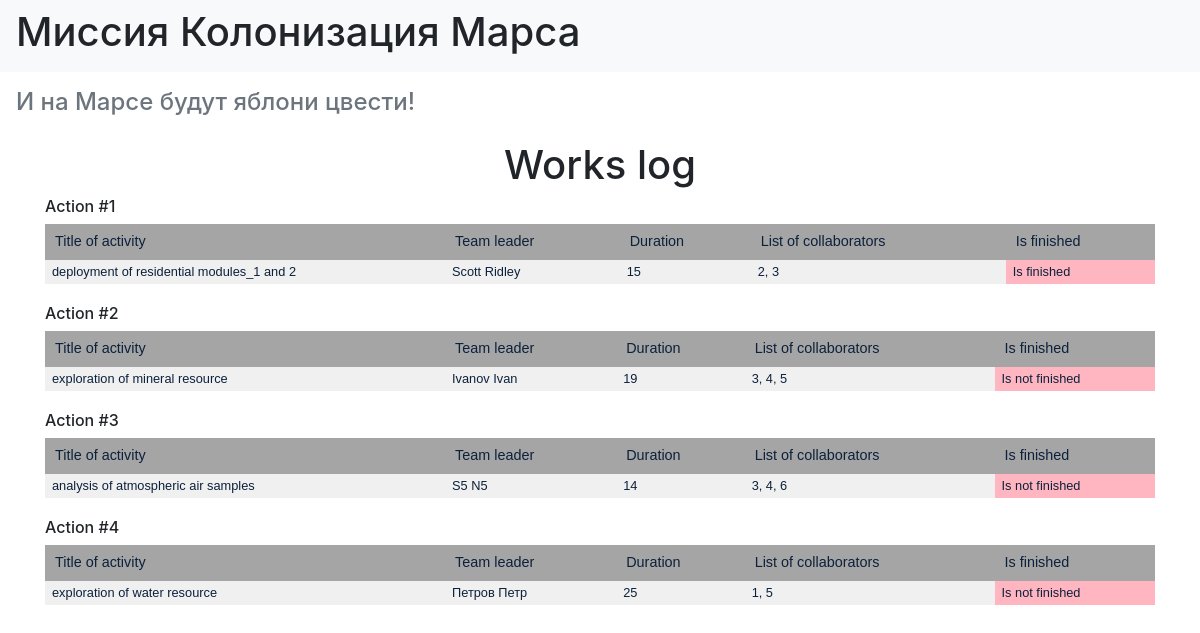
The page / on the database its author committed.
### data/jobs.py (models this page shows)
class Jobs(SqlAlchemyBase):
    __tablename__ = 'jobs'
    id = sqlalchemy.Column(sqlalchemy.Integer, primary_key=True, autoincrement=True)
    team_leader = sqlalchemy.Column(sqlalchemy.Integer, sqlalchemy.ForeignKey("users.id"))
    job = sqlalchemy.Column(sqlalchemy.String, nullable=True)
    work_size = sqlalchemy.Column(sqlalchemy.Integer, nullable=True)
    collaborators = sqlalchemy.Column(sqlalchemy.String, nullable=True)
    start_date = sqlalchemy.Column(sqlalchemy.DateTime, default=datetime.datetime.now)
    end_date = sqlalchemy.Column(sqlalchemy.DateTime, default=datetime.datetime.now)
    is_finished = sqlalchemy.Column(sqlalchemy.Boolean, default=False)
    team_user = orm.relationship('User')

### data/users.py (models this page shows, shortened)
class User(SqlAlchemyBase):
    __tablename__ = 'users'
    id = sqlalchemy.Column(sqlalchemy.Integer, primary_key=True, autoincrement=True)
    surname = sqlalchemy.Column(sqlalchemy.String, nullable=True)
    name = sqlalchemy.Column(sqlalchemy.String, nullable=True)
    age = sqlalchemy.Column(sqlalchemy.Integer, nullable=True)
    position = sqlalchemy.Column(sqlalchemy.String, nullable=True)
    speciality = sqlalchemy.Column(sqlalchemy.String, nullable=True)
    address = sqlalchemy.Column(sqlalchemy.String, nullable=True)
    email = sqlalchemy.Column(sqlalchemy.String, index=True, unique=True, nullable=True)
    hashed_password = sqlalchemy.Column(sqlalchemy.String, nullable=True)
    modified_date = sqlalchemy.Column(sqlalchemy.DateTime, default=datetime.datetime.now)

### main.py (the view)
@app.route("/")
def journal_works():
    session = db_session.create_session()
    jobs = session.query(Jobs).all()
    return render_template("journal_works.html", title='List of Jobs',
                           jobs=jobs)

### data/db_session.py (called while the page is built)
def create_session() -> Session:
    global __factory
    return __factory()

### templates/journal_works.html
{% extends "base.html" %}
{% block content %}
    <h1 align="center"> Works log </h1>
    {% for item in jobs %}
        <h2> Action #{{ item.id }}</h2>
        <div>
            <table>
                <thead>
                    <tr>
                      <th>Title of activity</th>
                      <th>Team leader</th>
                      <th>Duration</th>
                      <th>List of collaborators</th>
                      <th>Is finished</th>
                    </tr>
                </thead>
                <tbody>
                    <tr>
                      <td>{{ item.job }}</td>
                      <td>{{ item.team_user.surname }} {{ item.team_user.name }}</td>
                      <td>{{ item.work_size }}</td>
                      <td>{{ item.collaborators }}</td>
                        <td>
                            {% if item.is_finished %}
                                Is finished
                            {% else %}
                                Is not finished
                            {% endif %}
                        </td>
                    </tr>
                </tbody>
            </table>
        </div>
    {% endfor %}
{% endblock %}

### templates/base.html (shortened to what this page needs)
<html lang="en">
<head>
    <link rel="stylesheet"
          href="https://stackpath.bootstrapcdn.com/bootstrap/4.4.1/css/bootstrap.min.css"
>
    <link rel="stylesheet" type="text/css" href="{{url_for('static', filename='css/style.css')}}" />
</head>
<body>
<header>
    <nav class="navbar navbar-light bg-light">
        <h1>Миссия Колонизация Марса</h1>
    </nav>
    <h4 class="p-3 mb-2 text-secondary">И на Марсе будут яблони цвести!</h4>
</header>
<main role="main" class="container">
    {% block content %}{% endblock %}
</main>
</body>
</html>

### Static/css/style.css (style rules this page uses)
h4 { padding-left: 20px; color: gray; }
h2 { font-size: 16px; }
table { width: 100%; border-collapse: collapse; line-height: 1.1; font-family: "Lucida Sans Unicode", "Lucida Grande", sans-serif; background: radial-gradient(farthest-corner at 50% 50%, white, #DCECF8); color: #0C213B; margin-bottom: 20px; }
td:nth-child(1) { width: 400px; background: #f0f0f0; }
td:nth-child(5) { background: #ffb6c1; }
th { padding: 10px; font-size: 0.9em; font-weight: normal; background: #a5a5a5; }
td { font-size: 0.8em; padding: 5px 7px; background: #f0f0f0; }

### rows shown on the page
Jobs: id "1", job "deployment of residential modules_1 and 2", team_user.surname "Scott", team_user.name "Ridley", work_size "15", collaborators "2, 3", is_finished "Is finished"
Jobs: id "2", job "exploration of mineral resource", team_user.surname "Ivanov", team_user.name "Ivan", work_size "19", collaborators "3, 4, 5", is_finished "Is not finished"
Jobs: id "3", job "analysis of atmospheric air samples", team_user.surname "S5", team_user.name "N5", work_size "14", collaborators "3, 4, 6", is_finished "Is not finished"
Jobs: id "4", job "exploration of water resource", team_user.surname "Петров", team_user.name "Петр", work_size "25", collaborators "1, 5", is_finished "Is not finished"
